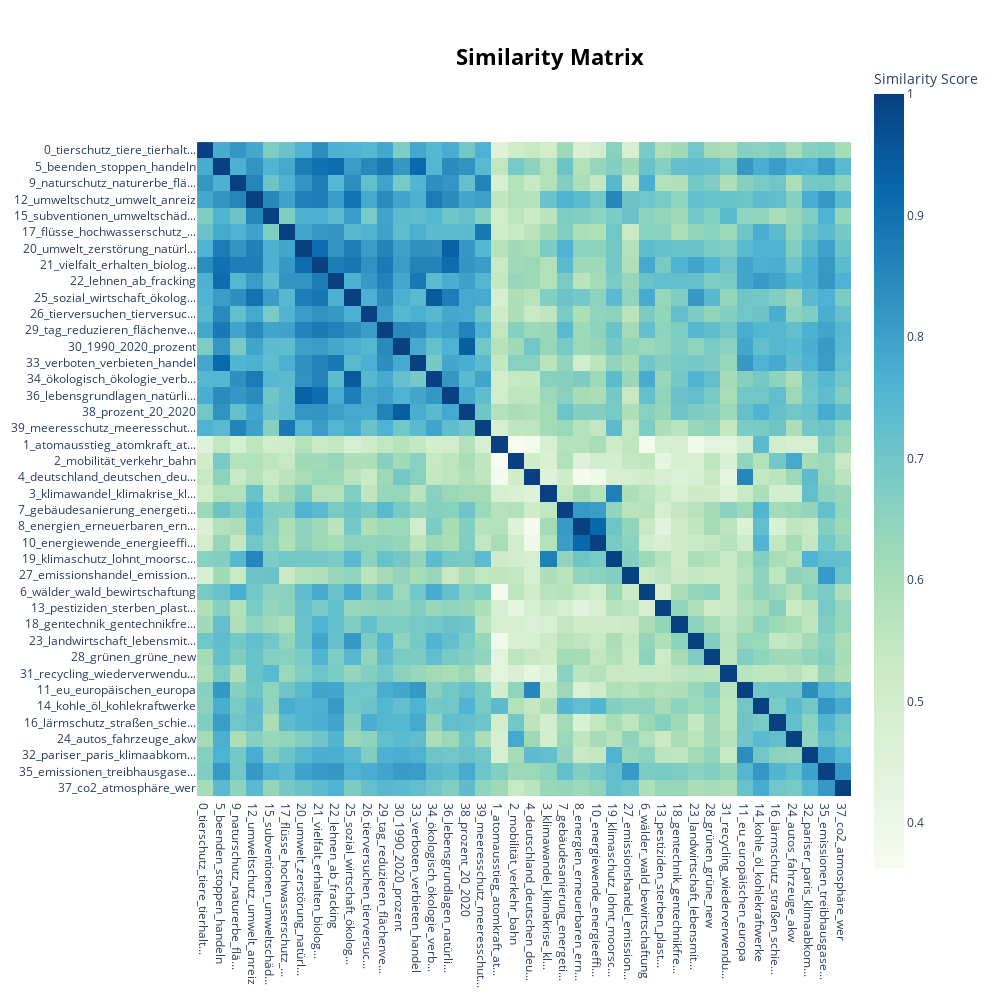

Source (notebook cell):
### Code cell
topic_model.visualize_heatmap(n_clusters=5, top_n_topics=40, width=1000, height=1000)

### Figure 1 — Plotly figure (JSON) as saved in the notebook; plotly's stock layout.template omitted (floating-point values rounded to 4 significant figures; data arrays with more than 128 entries replaced by an {"elided": "..."} marker saying what was removed)
{"data": [{"coloraxis": "coloraxis", "hovertemplate": "x: %{x}<br>y: %{y}<br>Similarity Score: %{z}<extra></extra>", "name": "0", "type": "heatmap", "x": ["0_tierschutz_tiere_tierhalt...", "5_beenden_stoppen_handeln", "9_naturschutz_naturerbe_flä...", "12_umweltschutz_umwelt_anreiz", "15_subventionen_umweltschäd...", "17_flüsse_hochwasserschutz_...", "20_umwelt_zerstörung_natürl...", "21_vielfalt_erhalten_biolog...", "22_lehnen_ab_fracking", "25_sozial_wirtschaft_ökolog...", "26_tierversuchen_tierversuc...", "29_tag_reduzieren_flächenve...", "30_1990_2020_prozent", "33_verboten_verbieten_handel", "34_ökologisch_ökologie_verb...", "36_lebensgrundlagen_natürli...", "38_prozent_20_2020", "39_meeresschutz_meeresschut...", "1_atomausstieg_atomkraft_at...", "2_mobilität_verkehr_bahn", "4_deutschland_deutschen_deu...", "3_klimawandel_klimakrise_kl...", "7_gebäudesanierung_energeti...", "8_energien_erneuerbaren_ern...", "10_energiewende_energieeffi...", "19_klimaschutz_lohnt_moorsc...", "27_emissionshandel_emission...", "6_wälder_wald_bewirtschaftung", "13_pestiziden_sterben_plast...", "18_gentechnik_gentechnikfre...", "23_landwirtschaft_lebensmit...", "28_grünen_grüne_new", "31_recycling_wiederverwendu...", "11_eu_europäischen_europa", "14_kohle_öl_kohlekraftwerke", "16_lärmschutz_straßen_schie...", "24_autos_fahrzeuge_akw", "32_pariser_paris_klimaabkom...", "35_emissionen_treibhausgase...", "37_co2_atmosphäre_wer"], "xaxis": "x", "y": ["0_tierschutz_tiere_tierhalt...", "5_beenden_stoppen_handeln", "9_naturschutz_naturerbe_flä...", "12_umweltschutz_umwelt_anreiz", "15_subventionen_umweltschäd...", "17_flüsse_hochwasserschutz_...", "20_umwelt_zerstörung_natürl...", "21_vielfalt_erhalten_biolog...", "22_lehnen_ab_fracking", "25_sozial_wirtschaft_ökolog...", "26_tierversuchen_tierversuc...", "29_tag_reduzieren_flächenve...", "30_1990_2020_prozent", "33_verboten_verbieten_handel", "34_ökologisch_ökologie_verb...", "36_lebensgrundlagen_natürli...", "38_prozent_20_2020", "39_meeresschutz_meeresschut...", "1_atomausstieg_atomkraft_at...", "2_mobilität_verkehr_bahn", "4_deutschland_deutschen_deu...", "3_klimawandel_klimakrise_kl...", "7_gebäudesanierung_energeti...", "8_energien_erneuerbaren_ern...", "10_energiewende_energieeffi...", "19_klimaschutz_lohnt_moorsc...", "27_emissionshandel_emission...", "6_wälder_wald_bewirtschaftung", "13_pestiziden_sterben_plast...", "18_gentechnik_gentechnikfre...", "23_landwirtschaft_lebensmit...", "28_grünen_grüne_new", "31_recycling_wiederverwendu...", "11_eu_europäischen_europa", "14_kohle_öl_kohlekraftwerke", "16_lärmschutz_straßen_schie...", "24_autos_fahrzeuge_akw", "32_pariser_paris_klimaabkom...", "35_emissionen_treibhausgase...", "37_co2_atmosphäre_wer"], "yaxis": "y", "z": {"elided": "40x40 float values"}}], "layout": {"coloraxis": {"colorbar": {"title": {"text": "Similarity Score"}}, "colorscale": [[0, "rgb(247,252,240)"], [0.125, "rgb(224,243,219)"], [0.25, "rgb(204,235,197)"], [0.375, "rgb(168,221,181)"], [0.5, "rgb(123,204,196)"], [0.625, "rgb(78,179,211)"], [0.75, "rgb(43,140,190)"], [0.875, "rgb(8,104,172)"], [1, "rgb(8,64,129)"]]}, "height": 1000, "hoverlabel": {"bgcolor": "white", "font": {"family": "Rockwell", "size": 16}}, "legend": {"title": {"text": "Trend"}}, "margin": {"t": 60}, "showlegend": true, "title": {"font": {"color": "Black", "size": 22}, "text": "<b>Similarity Matrix", "x": 0.55, "xanchor": "center", "y": 0.95, "yanchor": "top"}, "width": 1000, "xaxis": {"anchor": "y", "constrain": "domain", "domain": [0, 1], "scaleanchor": "y"}, "yaxis": {"anchor": "x", "autorange": "reversed", "constrain": "domain", "domain": [0, 1]}}}
